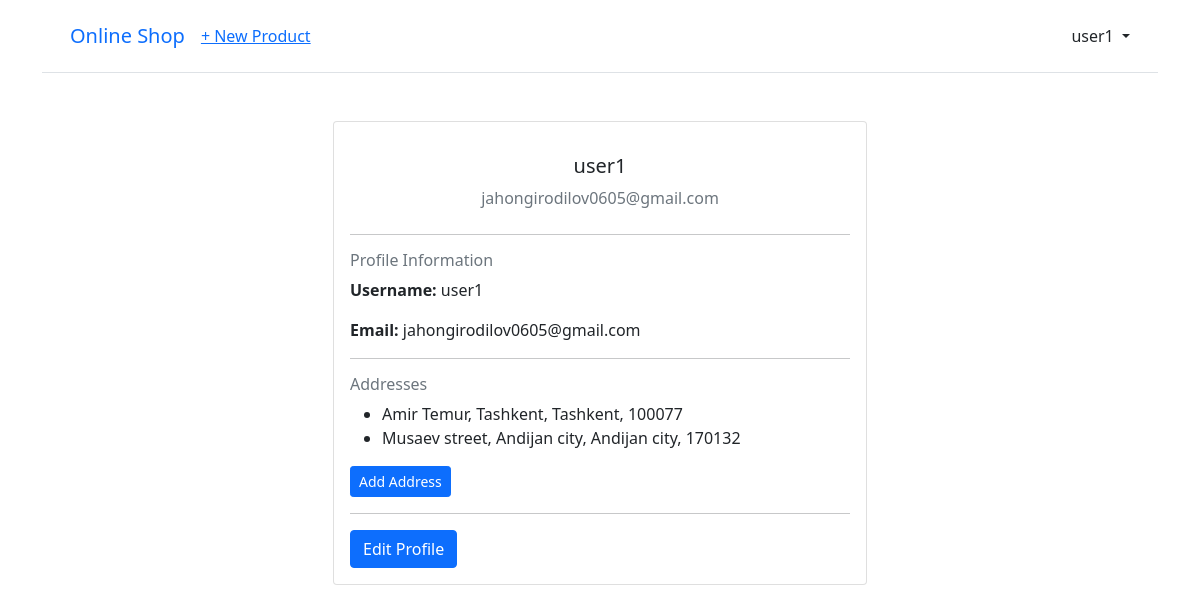
The app's page /accounts/profile/ (signed in) with its own data.
### accounts/models.py (models this page shows, shortened)
class CustomUser(AbstractUser):
    pass

class Address(models.Model):
    user = models.ForeignKey(CustomUser, on_delete=models.CASCADE, related_name='addresses')
    street_address = models.CharField(max_length=255)
    city = models.CharField(max_length=100)
    region = models.CharField(max_length=50)
    zip_code = models.CharField(max_length=10)

### accounts/views.py (the view)
# urls.py: path('profile/', profile, name="profile"),
def profile(request):
    user = request.user
    addresses = Address.objects.filter(user=user)
    return render(request, 'profile.html', {'user':user, 'addresses':addresses})

### templates/profile.html
{% extends 'base.html' %}
{% block content %}
<div class="container mt-5">
    <div class="row">
        <div class="col-md-6 offset-md-3">
            <div class="card">
                <div class="card-body">
                    <div class="text-center mb-4">
                        <h5 class="mt-3">{{ user.username }}</h5>
                        <p class="text-muted">{{ user.email }}</p>
                    </div>
                    <hr>
                    <div class="mb-3">
                        <h6 class="text-muted">Profile Information</h6>
                        <p><strong>Username:</strong> {{ user.username }}</p>
                        <p><strong>Email:</strong> {{ user.email }}</p>
                    </div>
                    <hr>
                    <div class="mb-3">
                        <h6 class="text-muted">Addresses</h6>
                        {% if user.addresses.all %}
                            <ul>
                                {% for address in user.addresses.all %}
                                    <li>{{ address.street_address }}, {{ address.city }}, {{ address.region }}, {{ address.zip_code }}</li>
                                {% endfor %}
                            </ul>
                        {% else %}
                            <p>No addresses available.</p>
                        {% endif %}
                        <a href="{% url 'add_address' %}" class="btn btn-primary btn-sm">Add Address</a>
                    </div>
                    <hr>
                    <a href="{% url 'edit_profile' %}" class="btn btn-primary btn-block">Edit Profile</a>
                </div>
            </div>
        </div>
    </div>
</div>
{% endblock %}

### templates/base.html (shortened to what this page needs)
<!DOCTYPE html>
<html>
    <head>
        <link href="https://cdn.jsdelivr.net/npm/bootstrap@5.1.3/dist/css/bootstrap.min.css" rel="stylesheet">
    </head>
    <body>
        <div class="container">
            <header class="p-3 mb-3 border-bottom">
                <div class="container">
                    <div class="d-flex flex-wrap align-items-center justify-content-center justify-content-lg-start">
                        <a class="navbar-brand" href="{% url 'home' %}">Online Shop</a>
                        <ul class="nav col-12 col-lg-auto me-lg-auto mb-2 justify-content-center mb-md-0">
                            {% if user.is_authenticated %}
                                <li><a href="{% url 'new_product' %}">+ New Product</a></li>
                        </ul>
                        <div class="dropdown text-end">
                            <a href="#" class="d-block link-dark text-decoration-none dropdown-toggle" id="dropdownUser1" data-bs-toggle="dropdown" aria-expanded="false">
                                {{ user.username }}
                            </a>
                        </div>
                        {% else %}
                        </ul>
                        <div class="text-end">
                            <a href="{% url 'login' %}" class="btn btn-outline-primary me-2">Log In</a>
                            <a href="{% url 'signup' %}" class="btn btn-primary">Sign Up</a>
                        </div>
                        {% endif %}
                    </div>
                </div>
            </header>
            <main>
                {% block content %}
                {% endblock content %}
            </main>
        </div>
    </body>
</html>

### records on screen
CustomUser: username "user1", email "jahongirodilov0605@gmail.com"
Address: street_address "Amir Temur", city "Tashkent", region "Tashkent", zip_code "100077"
Address: street_address "Musaev street", city "Andijan city", region "Andijan city", zip_code "170132"
